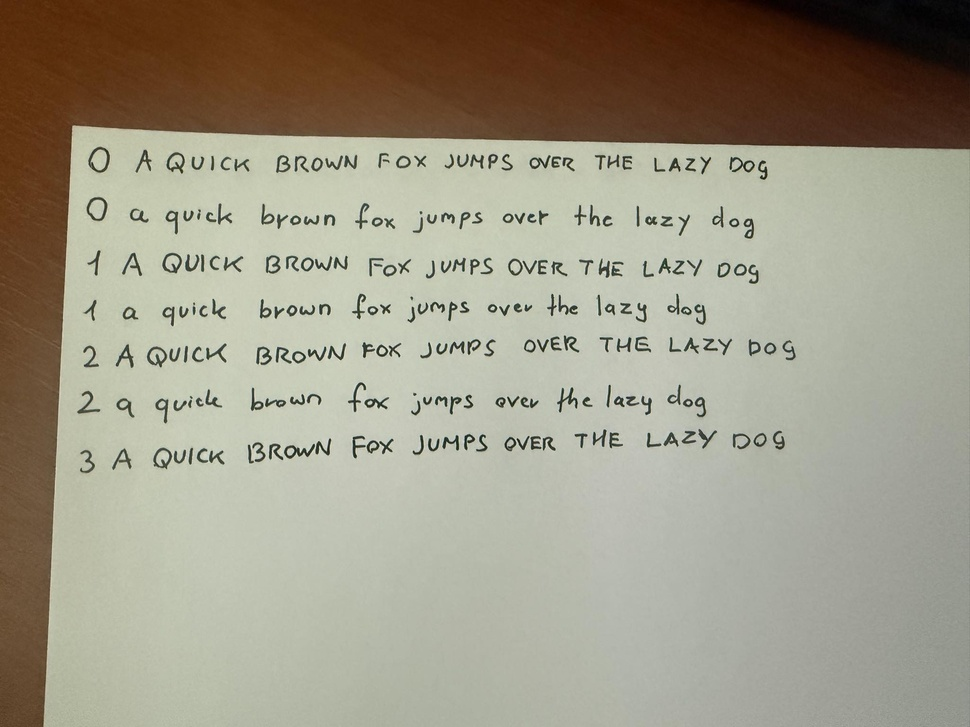
#> input picture hilberEXP/az.jpg, 970 x 727 px, shrunk from 2048 x 1536 before the run, found by its file name
$ python filtered.py
#> lines starting #> are read from the running program, lines starting #| are printed output that depends on the picture; after the words box and inside, x2 and y2 are one past the last pixel; in counts of white or black regions, pixels touching at a corner belong together
import cv2
import numpy as np
import os

# Path to the input image
input_image_path = '/home/hbarot/Documents/FITPROJECT/hilberEXP/az.jpg'
output_dir = '/home/hbarot/Documents/FITPROJECT/hilberEXP/cropped_letters'
os.makedirs(output_dir, exist_ok=True)

# Load the image in color (or grayscale if preferred)
img = cv2.imread(input_image_path , cv2.IMREAD_GRAYSCALE)
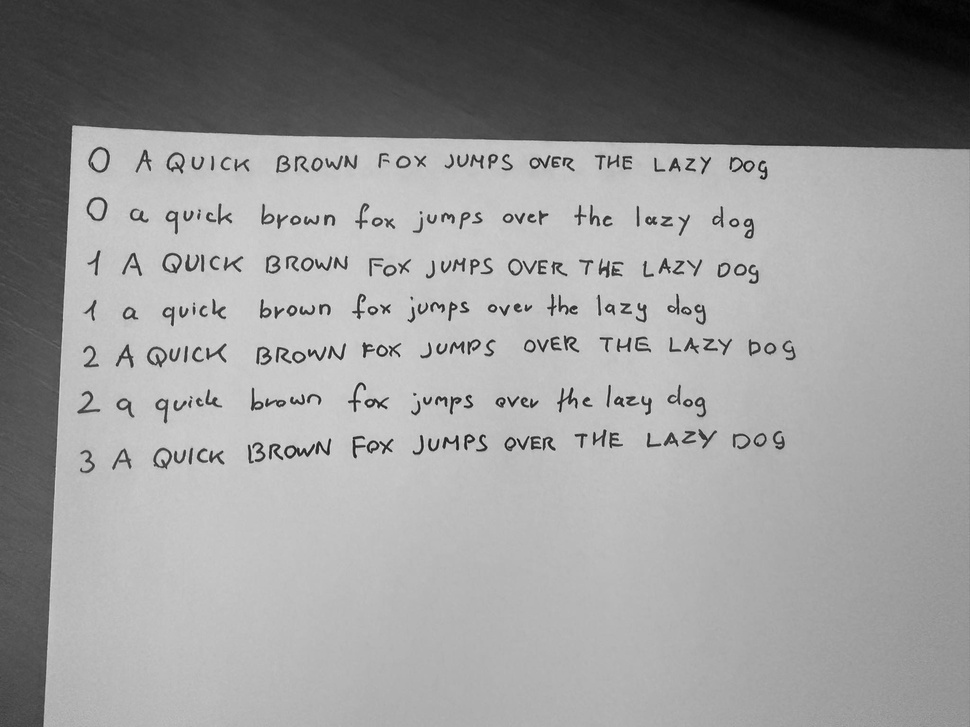
#> img: shape (727, 970); min 0, max 240, mean 151.6
if img is None:
    raise IOError(f"Cannot open image: {input_image_path}")

# Convert to grayscale

# Apply adaptive thresholding to create a binary image.
# Using THRESH_BINARY_INV makes the letters white (foreground) on black.
'''thresh = cv2.adaptiveThreshold(gray, 255, cv2.ADAPTIVE_THRESH_MEAN_C,
                               cv2.THRESH_BINARY_INV, 11, 2)'''
_, thresh = cv2.threshold(img, 0, 255, cv2.THRESH_BINARY + cv2.THRESH_OTSU)
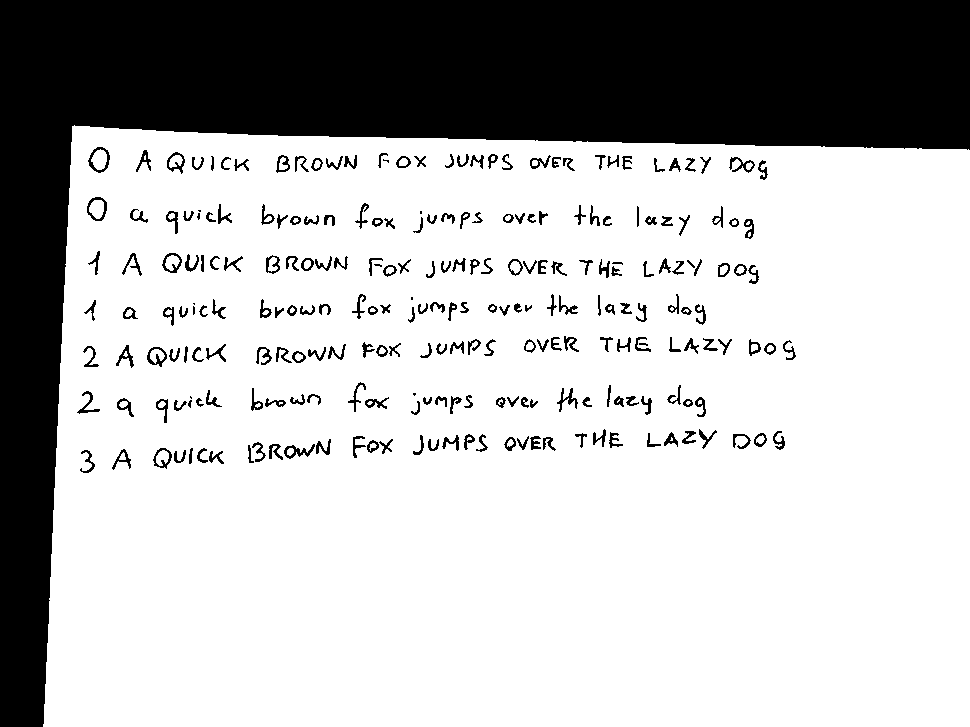
#> thresh: shape (727, 970); 73.5% white; 244 black regions (12 under 20 px)
# Optionally, apply Gaussian blur to reduce noise
blurred = cv2.GaussianBlur(thresh, (5, 5), 0)
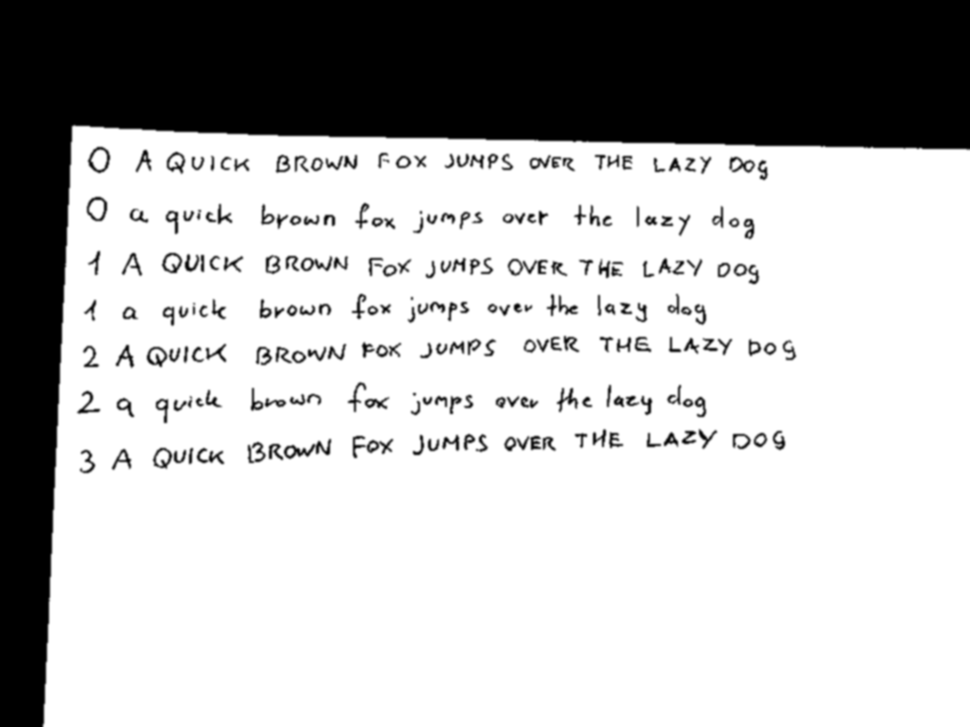
#> blurred: shape (727, 970); min 0, max 255, mean 187.5
# Optionally, apply some dilation to connect parts of letters if needed:
kernel = np.ones((1,1), np.uint8)
thresh = cv2.dilate(blurred, kernel, iterations=1)

# Find contours in the binary image.
# The RETR_EXTERNAL flag finds only the outer contours.
contours, hierarchy = cv2.findContours(thresh.copy(), cv2.RETR_EXTERNAL,
                                       cv2.CHAIN_APPROX_SIMPLE)
#> contours = 1 contour; box (x1, y1, x2, y2) and area: (41, 123, 970, 727) 537499

# Loop over each contour, crop the region and save it.
'''letter_idx = 0
for cnt in contours:
    # Compute the bounding box for the contour
    x, y, w, h = cv2.boundingRect(cnt)

    # Optionally, filter out very small contours that are likely noise
    if w < 10 or h < 10:
        continue

    # Crop the region from the original image
    cropped_letter = img[y:y+h, x:x+w]

    # Save the cropped letter image
    letter_path = os.path.join(output_dir, f'letter_{letter_idx}.jpg')
    cv2.imwrite(letter_path, cropped_letter)
    letter_idx += 1

print(f"Detected and saved {letter_idx} letter(s) in '{output_dir}' directory.")'''

# Loop over each contour to draw bounding boxes on the original image.
'''for cnt in contours:
    # Compute the bounding rectangle for each contour.
    x, y, w, h = cv2.boundingRect(cnt)

    # Filter out small contours that are likely noise.
    if w < 10 or h < 10:
        continue

    # Draw a rectangle around the detected letter on the original image.
    # Here (255, 0, 0) is blue color and thickness is 2.
    cv2.rectangle(thresh, (x, y), (x + w, y + h), (255, 0, 0), 2)'''

# Instead of saving the cropped letters, display the original image with bounding boxes.
cv2.imshow("Detected Letters", thresh)
cv2.waitKey(0)
cv2.destroyAllWindows()
